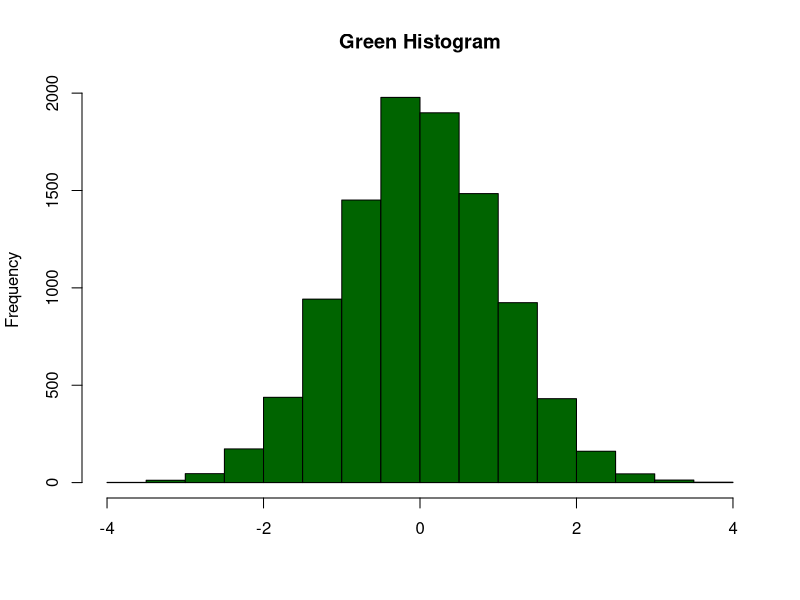

Generate this figure with R:
## ---- chunk 1
#| echo: false
set.seed(123)
hist(rnorm(10000), col = "darkgreen", main = "Green Histogram", xlab = "")
